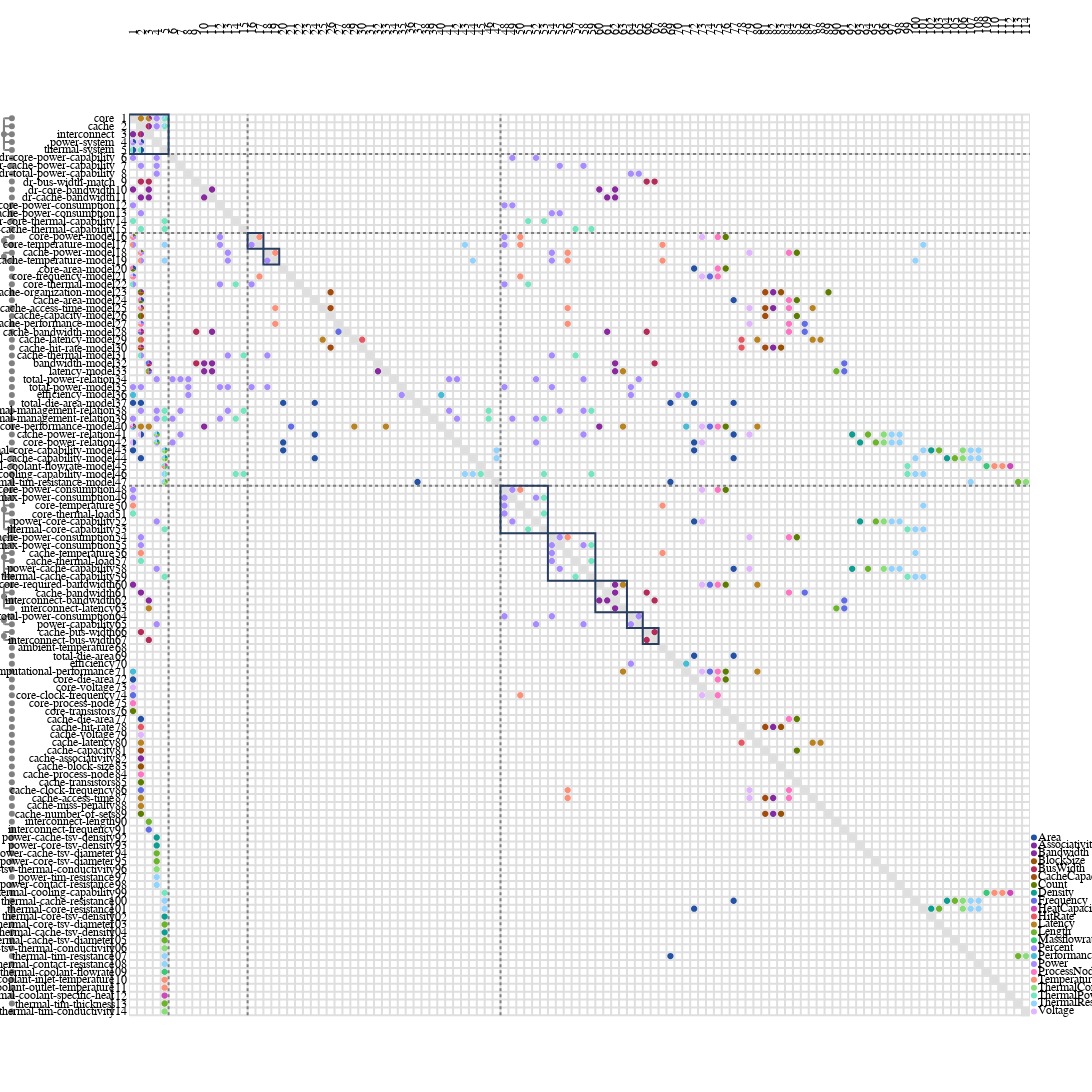

Source (notebook cell):
### Code cell
from ragraph.analysis import cluster

nodes, edges = multi_domain(
    graph,
    depth=4
)


relations = [n for n in nodes if n.kind == "relation_spec"]
variables = [n for n in nodes if n.kind == "variable"]

# Cluster components
cluster.tarjans_scc(
    graph=graph,
    leafs = variables + relations,
)

# Reloaded MDM based on clustered graph.
figure = raesl.plot.mdm(
    graph,
    # node_kinds=["component", "variable", "function_spec", "design_spec", "relation_spec"],
    # edge_kinds=["functional_dependency", "mapping_dependency"],
    depth=10,
)
figure.write_image("figures/mdm_clustered.svg")
figure
